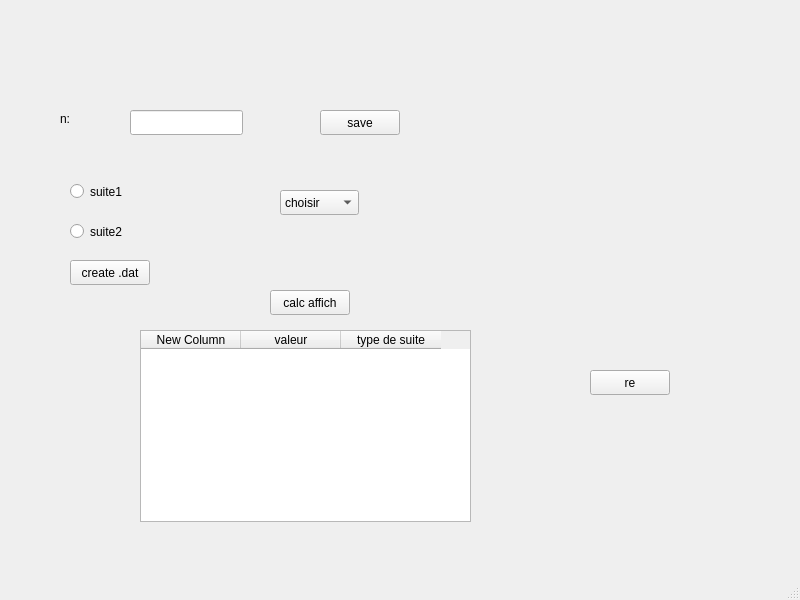
<?xml version="1.0" encoding="UTF-8"?>
<ui version="4.0">
 <class>MainWindow</class>
 <widget class="QMainWindow" name="MainWindow">
  <property name="geometry">
   <rect>
    <x>0</x>
    <y>0</y>
    <width>800</width>
    <height>600</height>
   </rect>
  </property>
  <property name="windowTitle">
   <string>MainWindow</string>
  </property>
  <widget class="QWidget" name="centralwidget">
   <widget class="QLabel" name="label">
    <property name="geometry">
     <rect>
      <x>60</x>
      <y>110</y>
      <width>60</width>
      <height>17</height>
     </rect>
    </property>
    <property name="text">
     <string>n:</string>
    </property>
   </widget>
   <widget class="QLineEdit" name="L1">
    <property name="geometry">
     <rect>
      <x>130</x>
      <y>110</y>
      <width>113</width>
      <height>25</height>
     </rect>
    </property>
   </widget>
   <widget class="QPushButton" name="B1">
    <property name="geometry">
     <rect>
      <x>320</x>
      <y>110</y>
      <width>80</width>
      <height>25</height>
     </rect>
    </property>
    <property name="text">
     <string>save</string>
    </property>
   </widget>
   <widget class="QRadioButton" name="RB">
    <property name="geometry">
     <rect>
      <x>70</x>
      <y>180</y>
      <width>100</width>
      <height>23</height>
     </rect>
    </property>
    <property name="text">
     <string>suite1</string>
    </property>
   </widget>
   <widget class="QRadioButton" name="RB1">
    <property name="geometry">
     <rect>
      <x>70</x>
      <y>220</y>
      <width>100</width>
      <height>23</height>
     </rect>
    </property>
    <property name="text">
     <string>suite2</string>
    </property>
   </widget>
   <widget class="QComboBox" name="CB">
    <property name="geometry">
     <rect>
      <x>280</x>
      <y>190</y>
      <width>79</width>
      <height>25</height>
     </rect>
    </property>
    <item>
     <property name="text">
      <string>choisir</string>
     </property>
    </item>
    <item>
     <property name="text">
      <string>1</string>
     </property>
    </item>
    <item>
     <property name="text">
      <string>2</string>
     </property>
    </item>
    <item>
     <property name="text">
      <string>3</string>
     </property>
    </item>
    <item>
     <property name="text">
      <string>n</string>
     </property>
    </item>
   </widget>
   <widget class="QPushButton" name="B2">
    <property name="geometry">
     <rect>
      <x>70</x>
      <y>260</y>
      <width>80</width>
      <height>25</height>
     </rect>
    </property>
    <property name="text">
     <string>create .dat</string>
    </property>
   </widget>
   <widget class="QPushButton" name="B3">
    <property name="geometry">
     <rect>
      <x>270</x>
      <y>290</y>
      <width>80</width>
      <height>25</height>
     </rect>
    </property>
    <property name="text">
     <string>calc affich</string>
    </property>
   </widget>
   <widget class="QTableWidget" name="tab">
    <property name="geometry">
     <rect>
      <x>140</x>
      <y>330</y>
      <width>331</width>
      <height>192</height>
     </rect>
    </property>
    <column>
     <property name="text">
      <string>New Column</string>
     </property>
    </column>
    <column>
     <property name="text">
      <string>valeur</string>
     </property>
    </column>
    <column>
     <property name="text">
      <string>type de suite</string>
     </property>
    </column>
   </widget>
   <widget class="QPushButton" name="B4">
    <property name="geometry">
     <rect>
      <x>590</x>
      <y>370</y>
      <width>80</width>
      <height>25</height>
     </rect>
    </property>
    <property name="text">
     <string>re</string>
    </property>
   </widget>
  </widget>
  <widget class="QMenuBar" name="menubar">
   <property name="geometry">
    <rect>
     <x>0</x>
     <y>0</y>
     <width>800</width>
     <height>22</height>
    </rect>
   </property>
  </widget>
  <widget class="QStatusBar" name="statusbar"/>
 </widget>
 <resources/>
 <connections/>
</ui>
